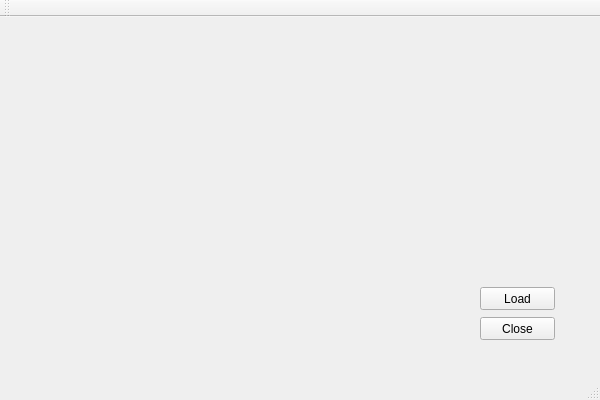
<?xml version="1.0" encoding="UTF-8"?>
<ui version="4.0">
 <class>DocumentScannerGUIClass</class>
 <widget class="QMainWindow" name="DocumentScannerGUIClass">
  <property name="geometry">
   <rect>
    <x>0</x>
    <y>0</y>
    <width>600</width>
    <height>400</height>
   </rect>
  </property>
  <property name="windowTitle">
   <string>DocumentScannerGUI</string>
  </property>
  <widget class="QWidget" name="centralWidget">
   <widget class="QPushButton" name="LoadButton">
    <property name="geometry">
     <rect>
      <x>480</x>
      <y>270</y>
      <width>75</width>
      <height>23</height>
     </rect>
    </property>
    <property name="text">
     <string>Load</string>
    </property>
   </widget>
   <widget class="QPushButton" name="CloseButton">
    <property name="geometry">
     <rect>
      <x>480</x>
      <y>300</y>
      <width>75</width>
      <height>23</height>
     </rect>
    </property>
    <property name="text">
     <string>Close</string>
    </property>
   </widget>
  </widget>
  <widget class="QMenuBar" name="menuBar">
   <property name="geometry">
    <rect>
     <x>0</x>
     <y>0</y>
     <width>600</width>
     <height>21</height>
    </rect>
   </property>
  </widget>
  <widget class="QToolBar" name="mainToolBar">
   <attribute name="toolBarArea">
    <enum>TopToolBarArea</enum>
   </attribute>
   <attribute name="toolBarBreak">
    <bool>false</bool>
   </attribute>
  </widget>
  <widget class="QStatusBar" name="statusBar"/>
 </widget>
 <layoutdefault spacing="6" margin="11"/>
 <resources>
  <include location="DocumentScannerGUI.qrc"/>
 </resources>
 <connections>
  <connection>
   <sender>CloseButton</sender>
   <signal>clicked()</signal>
   <receiver>DocumentScannerGUIClass</receiver>
   <slot>close()</slot>
   <hints>
    <hint type="sourcelabel">
     <x>494</x>
     <y>351</y>
    </hint>
    <hint type="destinationlabel">
     <x>438</x>
     <y>345</y>
    </hint>
   </hints>
  </connection>
 </connections>
</ui>
